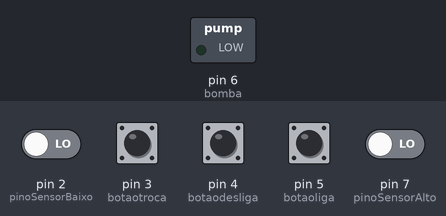
A sketch run on a simulated Arduino Uno, built with avr-gcc and run on an emulated ATmega328P. Shown: switched loads named in the sketch (green lamp = pin HIGH). The test bench sets the inputs (shaded band); at power-on: pin 3 (botaotroca), pin 4 (botaodesliga), pin 5 (botaoliga) HIGH, pin 2 (pinoSensorBaixo), pin 7 (pinoSensorAlto) LOW.

Above: at 1.2 s.
1.3 s: pin 4 (botaodesliga) pulled LOW for 0.15 s
At 1.9 s:
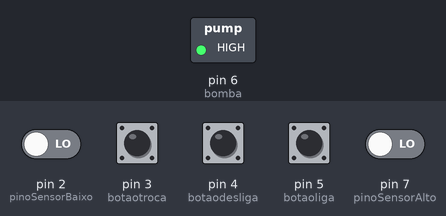
Timing chart, 0 to 4.3 s (numbered marks = the images above; inputs shaded):
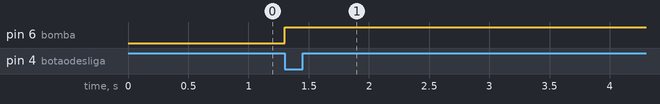

The sketch:

sensor_de_agua_baixo_e_alto.ino
```cpp
int pinoSensorBaixo = 2;
int pinoSensorAlto = 7;

bool sensorbaixo = 0;
bool sensoralto = 0;

int botaotroca = 3;
int botaodesliga = 4;
int botaoliga = 5;

bool estbotaotroca = 0;
bool estbotaodesliga = 0;
bool estbotaoliga = 0;

unsigned long tempoanterior = 0;
unsigned long tempoanterior1 = 0;
unsigned long intervalo = 10000; // 10 segundos

int bomba = 6;

int estado = 0;
int fase = 0;

bool sensorbaixo1;
bool sensoralto1;
bool leiturabotaoA;
bool leiturabotaoB;
bool leiturabotaoC;

void setup() {
  pinMode(pinoSensorBaixo, INPUT);
  pinMode(pinoSensorAlto, INPUT);

  pinMode(botaotroca, INPUT_PULLUP);
  pinMode(botaodesliga, INPUT_PULLUP);
  pinMode(botaoliga, INPUT_PULLUP);

  pinMode(bomba, OUTPUT);
}

void loop() {
  sensorbaixo1 = digitalRead(pinoSensorBaixo);
  sensoralto1 = digitalRead(pinoSensorAlto);

  leiturabotaoA = digitalRead(botaotroca);
  leiturabotaoB = digitalRead(botaodesliga);
  leiturabotaoC = digitalRead(botaoliga);

  if (leiturabotaoC != estbotaoliga && fase == 0) {
    estado = 1;
  }

  if (leiturabotaoB != estbotaodesliga && fase == 0) {
    estado = 0;
  }

  if (leiturabotaoA != estbotaotroca && estado == 1) {
    fase = 1;
    }

  switch (estado) {

    case 0:
      digitalWrite(bomba, LOW);
      break;

    case 1:
      digitalWrite(bomba, HIGH);
      break;
  }

    switch (fase) {
    case 1: {
  unsigned long tempoatual = millis();

  if (sensorbaixo1 == HIGH) {

    if (tempoanterior == 0) {
      tempoanterior = tempoatual;
    }

    if (tempoatual - tempoanterior >= intervalo) {
      digitalWrite(bomba, HIGH);
      fase = 2;
      tempoanterior = 0;
    }

  } else {
    tempoanterior = 0;
  }

  break;
}

    case 2: {
      unsigned long tempoatual1 = millis();

      if (sensoralto1 == HIGH) {
        if (tempoanterior1 == 0) {
       tempoanterior1 = tempoatual1;
        }
        if (tempoatual1 - tempoanterior1 >= intervalo) {
          digitalWrite(bomba, LOW);
             tempoanterior1 = 0;
          fase = 0;
        }
      } else {
          tempoanterior1 = 0;
      }
       break;

  }
  estbotaoliga = leiturabotaoC;
  estbotaodesliga = leiturabotaoB;
  estbotaotroca = leiturabotaoA;
    }
}
```

Measured:
- after the input at 1.3 s, pin 6 (bomba): LOW → HIGH at once
